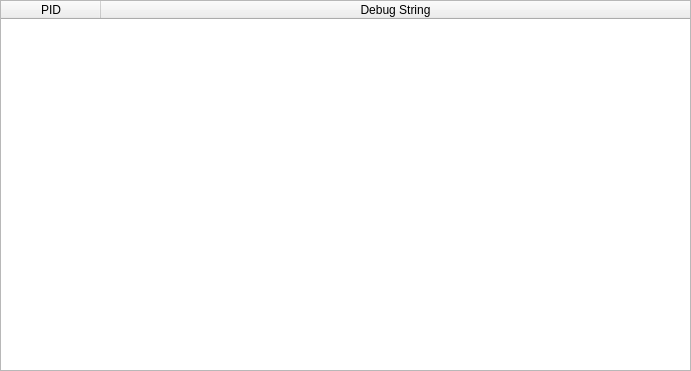
<?xml version="1.0" encoding="UTF-8"?>
<!--
 *
 * 	This file is part of uintDebugger.
 *
 *    uintDebugger is free software: you can redistribute it and/or modify
 *    it under the terms of the GNU General Public License as published by
 *    the Free Software Foundation, either version 3 of the License, or
 *    (at your option) any later version.
 *
 *    uintDebugger is distributed in the hope that it will be useful,
 *    but WITHOUT ANY WARRANTY; without even the implied warranty of
 *    MERCHANTABILITY or FITNESS FOR A PARTICULAR PURPOSE.  See the
 *    GNU General Public License for more details.
 *
 *    You should have received a copy of the GNU General Public License
 *    along with uintDebugger.  If not, see <http://www.gnu.org/licenses/>.
 *
 -->
<ui version="4.0">
 <class>qtDLGDebugStringsClass</class>
 <widget class="QWidget" name="qtDLGDebugStringsClass">
  <property name="geometry">
   <rect>
    <x>0</x>
    <y>0</y>
    <width>691</width>
    <height>371</height>
   </rect>
  </property>
  <property name="sizePolicy">
   <sizepolicy hsizetype="Expanding" vsizetype="Expanding">
    <horstretch>0</horstretch>
    <verstretch>0</verstretch>
   </sizepolicy>
  </property>
  <property name="windowTitle">
   <string>[ uintDebugger ] - Debug Strings</string>
  </property>
  <widget class="QWidget" name="verticalLayoutWidget">
   <property name="geometry">
    <rect>
     <x>0</x>
     <y>0</y>
     <width>691</width>
     <height>371</height>
    </rect>
   </property>
   <layout class="QVBoxLayout" name="verticalLayout">
    <item>
     <widget class="QTableWidget" name="tblDebugStrings">
      <property name="sizePolicy">
       <sizepolicy hsizetype="Expanding" vsizetype="Expanding">
        <horstretch>1</horstretch>
        <verstretch>1</verstretch>
       </sizepolicy>
      </property>
      <property name="contextMenuPolicy">
       <enum>Qt::CustomContextMenu</enum>
      </property>
      <property name="layoutDirection">
       <enum>Qt::LeftToRight</enum>
      </property>
      <property name="editTriggers">
       <set>QAbstractItemView::NoEditTriggers</set>
      </property>
      <property name="selectionBehavior">
       <enum>QAbstractItemView::SelectRows</enum>
      </property>
      <attribute name="horizontalHeaderStretchLastSection">
       <bool>true</bool>
      </attribute>
      <attribute name="verticalHeaderVisible">
       <bool>false</bool>
      </attribute>
      <attribute name="verticalHeaderDefaultSectionSize">
       <number>14</number>
      </attribute>
      <attribute name="verticalHeaderMinimumSectionSize">
       <number>14</number>
      </attribute>
      <column>
       <property name="text">
        <string>PID</string>
       </property>
      </column>
      <column>
       <property name="text">
        <string>Debug String</string>
       </property>
      </column>
     </widget>
    </item>
   </layout>
  </widget>
 </widget>
 <resources/>
 <connections/>
</ui>
